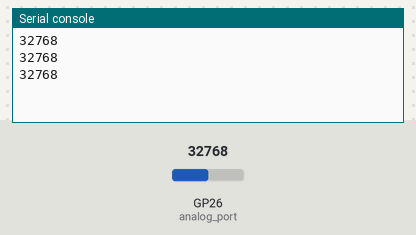
This program was run on a simulated Raspberry Pi Pico running MicroPython. Parts: the last lines printed to the serial console. Inputs (shaded band) come from the test bench; at power-on: GP26 (analog_port) = 32768 (analog values on the 0–65535 scale).

Above: at 1.2 s.
1.3 s: GP26 (analog_port) set to 45874
At 1.86 s:
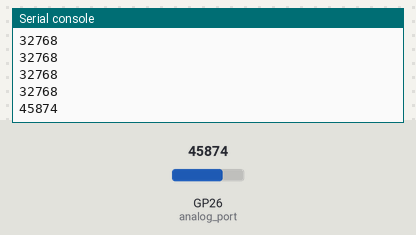
2.8 s: GP26 (analog_port) set to 57670
At 3.06 s:
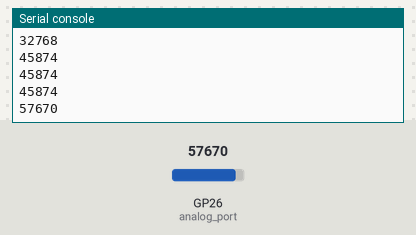
Timing chart, 0 to 5.8 s (numbered marks = the images above; inputs shaded):
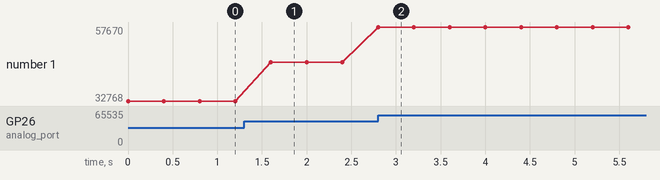

The program:

analogue_2.py
```python
#Generic code for reading and displaying Analog Inputs values
import machine
from time import sleep

analog_port = machine.ADC(26) #ADC GPIO 26

while True:
    value = analog_port.read_u16()
    print(value)
    sleep(0.4)
```

Measured:
- after the input at 1.3 s, the serial console: prints a new line after 0.30 s (image 1)
- after the input at 2.8 s, the serial console: prints a new line at once (image 2)
- plotted number 1: 32768 → 45874 after the input at 1.3 s, 45874 → 57670 after the input at 2.8 s
